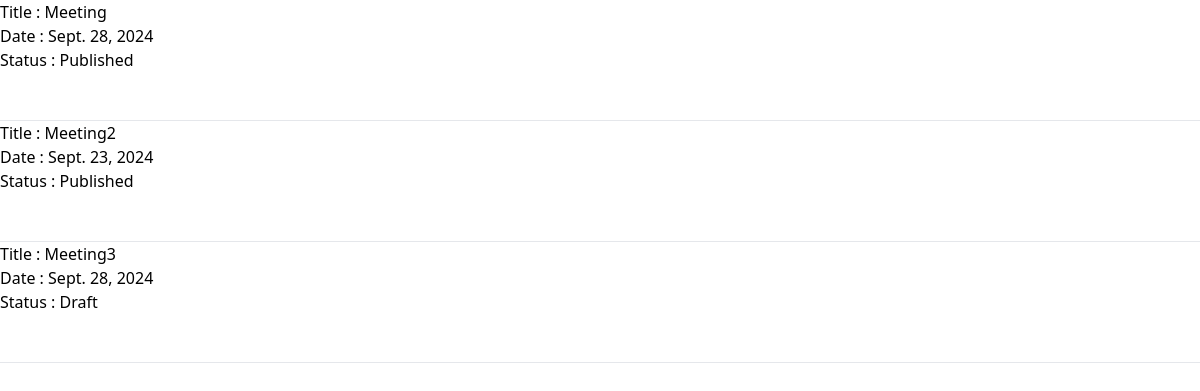
/officer/notification/, run on an earlier commit of the app's database.
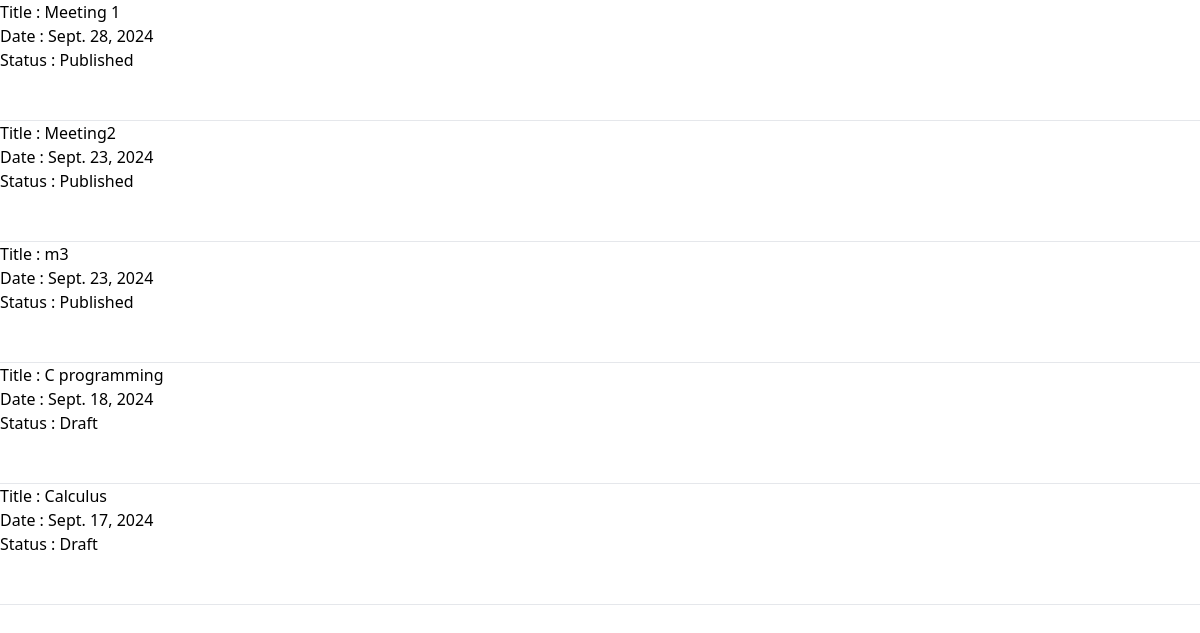
And on a later commit of the database.
### officer/models.py (models this page shows, shortened)
class Notification(models.Model):
    title = models.CharField(max_length=150)
    description = models.TextField()
    date = models.DateField()
    published = models.BooleanField(default=False)

### officer/views/notification.py (the view)
# urls.py: path('notification/',notification.index, name='notifications'),
def index(request):
    status = request.GET.get('status')
    notifications = Notification.objects.all()
    if status:
        notifications = notifications.filter(published=status == 'published')
    context = {
        'notifications': notifications,
        'status': status
    }
    return render(request, 'officer/notification/index.html', context)

### officer/templates/officer/notification/index.html
{% extends 'base.html' %}
{% block content %}
<ol>
{% for notification in notifications %}
<li>
    Title : {{notification.title}} <br>
    Date : {{notification.date}} <br>
    Status : {% if notification.published %}Published
    {% else %}
        Draft
    {% endif %}
</li>
<br><br><hr>
{% endfor %}
</ol>
{% endblock content %}

### templates/base.html (shortened to what this page needs)
<!DOCTYPE html>
<html lang="en">
<head>
    <script src="https://cdn.tailwindcss.com"></script>
</head>
<body>
    {% block content %}
    {% endblock content %}
</body>
</html>

What changed in the data, as far as the page shows it:
removed Notification: title "Meeting3", date "Sept. 28, 2024", published "Draft"
changed Notification: title "Meeting" → "Meeting 1"
added Notification: title "m3", date "Sept. 23, 2024", published "Published"
added Notification: title "C programming", date "Sept. 18, 2024", published "Draft"
added Notification: title "Calculus", date "Sept. 17, 2024", published "Draft"
